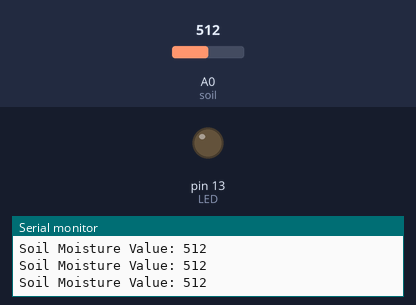
Recording of a sketch running on a simulated Arduino Uno, built with avr-gcc and run on an emulated ATmega328P. Shown: output pins drawn as LEDs (lit = HIGH), the last lines printed to the serial monitor. Inputs (shaded band) come from the test bench; at power-on: A0 (soil) = 512.

Above: at 10.8 s.
10.9 s: A0 (soil) set to 586
18.4 s: A0 (soil) set to 609
At 20.5 s:
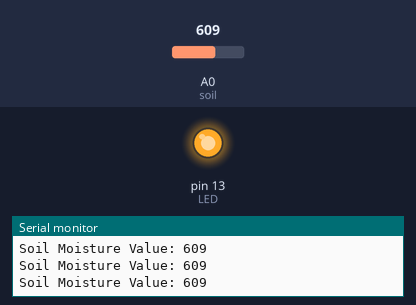
25.9 s: A0 (soil) set to 590
At 30.7 s:
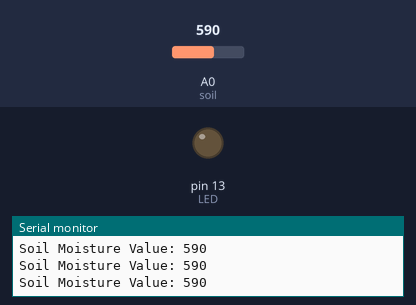
38.9 s: A0 (soil) set to 610
At 41.1 s:
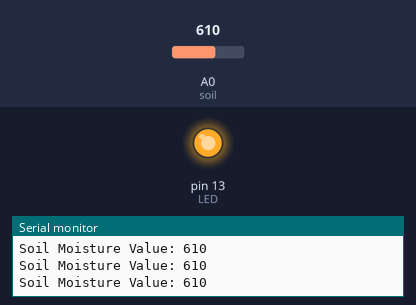
Timing chart, 0 to 42.6 s (numbered marks = the images above; inputs shaded):
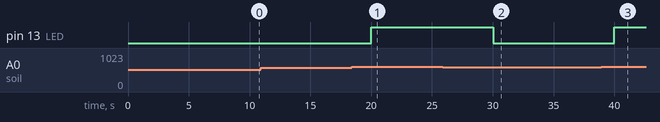

Measured:
- the behaviour switches between 600 and 601 on A0 (soil) (found by bisection; images 0 and 1)
- after the input at 18.4 s, pin 13 (LED): LOW → HIGH after 1.6 s
- after the input at 25.9 s, pin 13 (LED): HIGH → LOW after 4.1 s
- after the input at 38.9 s, pin 13 (LED): LOW → HIGH after 1.1 s

The sketch:

ck_the_soil_moisture_sensor_automatically_every_5_seconds_us.ino
```cpp
#include <TimerOne.h>
#define LED 13
#define soil A0
volatile bool flag = false;
volatile int value=0;

void check()
{
  value=analogRead(soil);
  flag=true;
}
void setup() {
  // put your setup code here, to run once:
  pinMode(LED, OUTPUT);
  pinMode(soil, INPUT);
  Serial.begin(9600);
  Timer1.initialize(5000000);
  Timer1.attachInterrupt(check);

}

void loop() {
  // put your main code here, to run repeatedly:
  if(flag)
  {
    Serial.print("Soil Moisture Value: ");
    Serial.println(value);
  }
  if(value>600)
  {
    digitalWrite(LED, HIGH);
  }
  else
  {
    digitalWrite(LED, LOW);
  }

}
```
